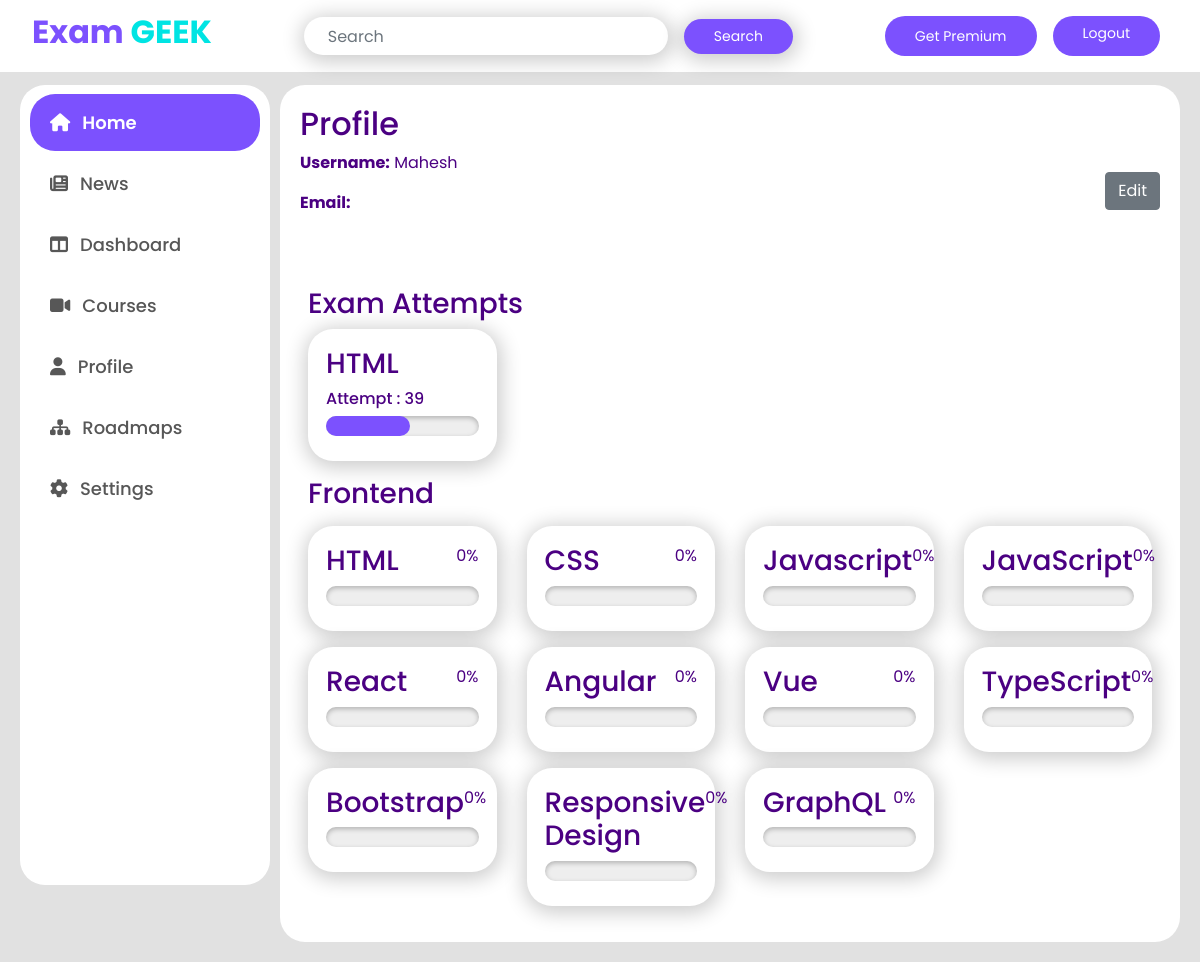
Screenshot of /profile/ (signed in) with the database file from the repository.
### examapp/models.py (models this page shows, shortened)
class UserExam(models.Model):
    user = models.ForeignKey(User, on_delete=models.CASCADE)
    exam = models.ForeignKey(Exam, on_delete=models.CASCADE)
    score = models.IntegerField(null=True,blank=True)
    attempts = models.IntegerField(default=1)

class Exam(models.Model):
    title = models.CharField(max_length=200)
    description = models.TextField()

class RoadMapList(models.Model):
    roadmap_name = models.CharField(max_length=255)
    skill = models.ManyToManyField(Skills)
    def __str__(self):
        return str(self.roadmap_name)

class Skills(models.Model):
    skill = models.CharField(max_length=255)
    def __str__(self):
        return self.skill

### examapp/views.py (the view)
# urls.py: path('profile/', views.profile, name='profile'),
@login_required
def profile(request):
    user = request.user
    roadmap = RoadMap.objects.get(user=user)
    skill = []
    if roadmap.roadmap != None:
        skillset = RoadMapList.objects.get(roadmap_name = roadmap.roadmap)
        skill = skillset.skill.all()
    user_exams = UserExam.objects.filter(user=user)
    if request.method == 'POST':
        form = ProfileForm(request.POST, instance=user.profile)
        if form.is_valid():
            form.save()
            return redirect('profile')
    else:
        form = ProfileForm(instance=user.profile)
    return render(request, 'examapp/profile.html', {
        'form': form,
        'user_exams': user_exams,
        "roadmap":roadmap.roadmap,
        "skillset": skill
    })

### examapp/forms.py
class ProfileForm(forms.ModelForm):
    class Meta:
        model = Profile
        fields = ['bio', 'location', 'birth_date']

### examapp/templates/examapp/profile.html (shortened to what this page needs)
{% extends 'base.html' %}
{% block content %}
    {% include 'sidebar.html'%}
    <div class="content">
        <h2>Profile</h2>
        <div class="profile-info">
            <div id="profile-text">
                <p><strong>Username:</strong> {{ user.username }}</p>
                <p><strong>Email:</strong> {{ user.email }}</p>
            </div>
            <div class="edit-btn">
                <button id="edit-btn" class="btn btn-secondary">Edit</button>
            </div>
        </div>
        <div class="p-2">
            <h3 class="mt-5">Exam Attempts</h3>
            <div class="card-wrapper">
                <div class="row">
                    {% for user_exam in user_exams %}
                    <div class="col-md-3">
                        <div class="card p-2">
                            <div class="card-body">
                                <h3>{{ user_exam.exam.title }}</h3>
                                <h6>Attempt : {{user_exam.attempts}}</h6>
                                <progress id="file" value="{{ user_exam.score }}" max="100"> 32% </progress>
                            </div>
                        </div>
                    </div>
                    {% endfor %}
                </div>
            </div>
        </div>
        <div class="p-2">
            <h3>{{roadmap}}</h3>
            <div class="row">
            {% for user_exam in skillset %}
                <div class="col-md-3 my-2 col-sm-12">
                    <div class="card p-2">
                        <div class="card-body">
                            <div class="d-flex justify-content-between">
                                <h3>{{ user_exam }}</h3>
                                <p class="text-nowrap">0%</p>
                            </div>
                            <progress id="file" value="0" max="100"> 32% </progress>
                        </div>
                    </div>
                </div>
            {% endfor %}
            </div>
        </div>
    </div>
{% endblock %}

### examapp/static/examapp/style.css (style rules this page uses)
body { font-family: 'Poppins', sans-serif; background-color: #e1e1e1; color: #4b0082; }
progress { -webkit-appearance: none; appearance: none; width: 250px; max-width: 100%; height: 20px; }
.content { margin-top: 15px; margin-left: 260px; padding: 20px; background-color: #fff; border-radius: 25px; }
.card { box-shadow: 1px 3px 20px 4px rgba(0, 0, 0, 0.2); border: none; border-radius: 25px; }
.card-body { padding: 10px; }

### examapp/static/examapp/css/glass_notify.css (style rules this page uses)
body { min-height: 100vh; }

### examapp/templates/examapp/profile.html (style rules this page uses)
.profile-info { display: flex; justify-content: space-between; align-items: center; }
.profile-info div { flex: 1; }
.edit-btn { display: flex; justify-content: flex-end; }

### rows the page displays
UserExam: exam "HTML", attempts "39", score 55 (drawn)
RoadMapList: roadmap_name "Frontend"
Skills: skill "HTML"
Skills: skill "CSS"
Skills: skill "Javascript"
Skills: skill "JavaScript"
Skills: skill "React"
Skills: skill "Angular"
Skills: skill "Vue"
Skills: skill "TypeScript"
Skills: skill "Bootstrap"
Skills: skill "Responsive Design"
Skills: skill "GraphQL"

### other values shown
{{ user.username }} "Mahesh"
